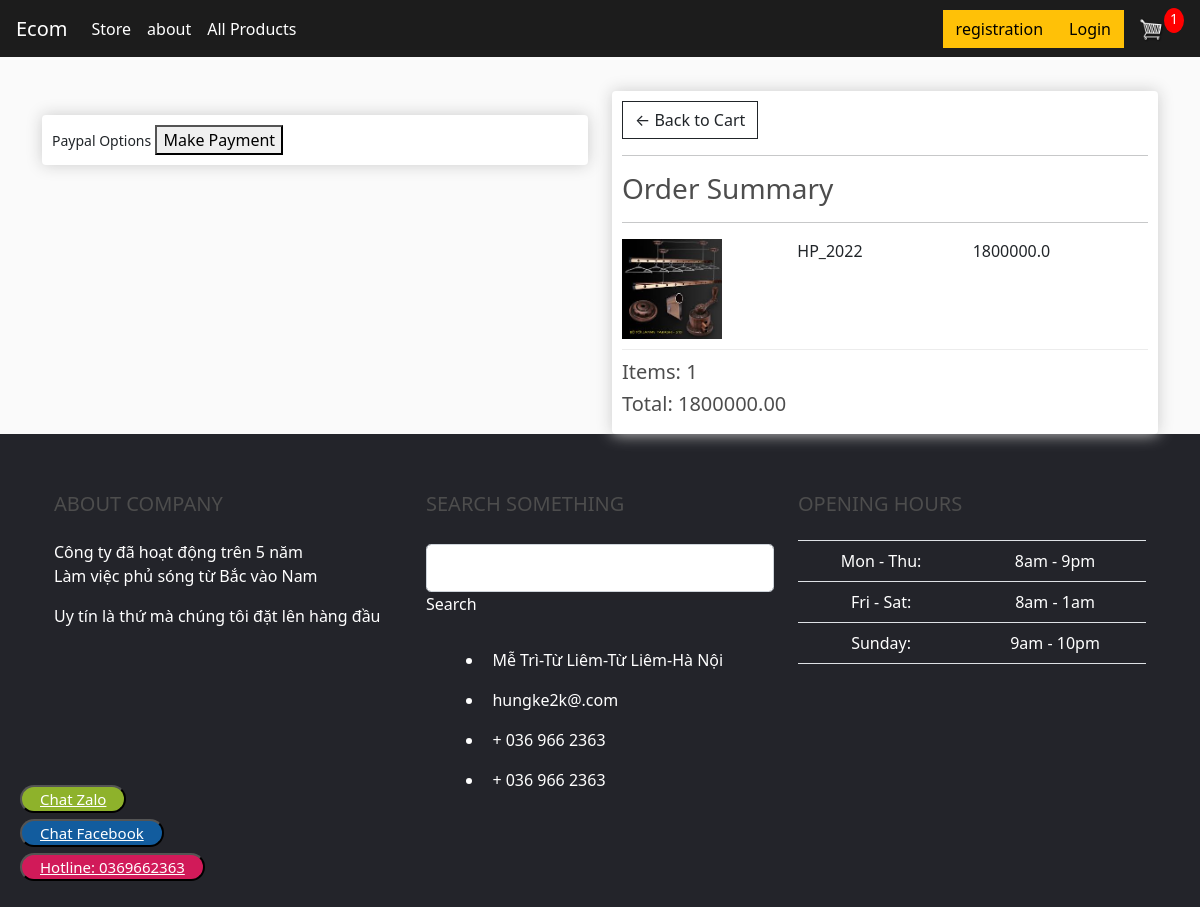
Screenshot of /checkout/ (signed in) with the database file from the repository.
### storegd/models.py (models this page shows, shortened)
class OrderItem(models.Model):
    product = models.ForeignKey(Product, on_delete=models.SET_NULL, blank = True,null=True)
    order = models.ForeignKey(Order, on_delete = models.SET_NULL, blank=True, null=True)
    quantity = models.IntegerField(default=0, null=True, blank=True)
    date_added = models.DateTimeField(auto_now_add=True)
    @property
    def get_total(self):
        total = self.product.price * self.quantity
        return total

class Product(models.Model):
    name = models.CharField(max_length=200, null=True)
    price = models.FloatField(default=False)
    digital = models.BooleanField(default=False,null=True,blank=False)
    ditail = models.CharField(max_length=250,null=True,default=True)
    image = models.ImageField(null=True,blank=True)
    @property
    def imageURL(self):
        try:
            url = self.image.url
        except:
            url = ''
        return url

class Order(models.Model):
    customer = models.ForeignKey(Customer,on_delete=models.SET_NULL,null=True,blank=True)
    date_orderd = models.DateTimeField(auto_now_add=True)
    comlete = models.BooleanField(default=False,null=True,blank=False)
    transaction_id = models.CharField(max_length=200,null=True)
    @property
    def shipping(self):
        shipping = False
        orderitems = self.orderitem_set.all()
        for i in orderitems:
            if i.product.digital == False:
                shipping = True
        return shipping
    @property
    def get_cart_total(self):
        orderitems = self.orderitem_set.all()
        total = sum([item.get_total for item in orderitems])
        return total
    @property
    def get_cart_items(self):
        orderitems = self.orderitem_set.all()
        total = sum([item.quantity for item in orderitems])
        return total

### storegd/views.py (the view)
# urls.py: path('checkout/',views.checkout, name="checkout"),
def checkout(request):
    if request.user.is_authenticated:
        customer = request.user.customer
        order, created = Order.objects.get_or_create(customer=customer, comlete=False)
        items = order.orderitem_set.all()
        cartItems = order.get_cart_items
    else:
        items = []
        order = {'get_cart_total': 0, 'get_cart_items': 0,'shipping':False}
        cartItems = order['get_cart_items']
    context = {'items': items, 'order': order,'cartItem':cartItems}
    return render(request, 'storegp/checkout.html', context)

### storegd/templates/storegp/checkout.html (shortened to what this page needs)
{% extends 'storegp/main.html' %}
{% load static %}
{% block content %}
 <div class="row">
		<div class="col-lg-6">
			<br>
			<div class="box-element hidden" id="payment-info">
				<small>Paypal Options</small>
				<button id ="make-payment"> Make Payment</button>
			</div>
		</div>
		<div class="col-lg-6">
			<div class="box-element">
				<a  class="btn btn-outline-dark" href="{% url 'cart' %}">&#x2190; Back to Cart</a>
				<hr>
				<h3>Order Summary</h3>
				<hr>
				{% for item in items %}
				<div class="cart-row">
					<div style="flex:2"><img class="row-image" src="{{ item.product.imageURL }}"></div>
					<div style="flex:2"><p>{{ item.product.name }}</p></div>
					<div style="flex:1"><p>{{ item.product.price }}</p></div>
					<div style="flex:1"><p>{{ item.quantuty }}</p></div>
				</div>
				{% endfor %}
				<h5>Items:   {{ order.get_cart_items }}</h5>
				<h5>Total:   {{ order.get_cart_total|floatformat:2 }}</h5>
			</div>
		</div>
	</div>
{% endblock content %}

### static/css/main.css (style rules this page uses)
body { background-color: hsl(0, 0%, 98%); }
h1,h2,h3,h4,h5,h6 { color:hsl(0, 0%, 30%); }
.box-element { box-shadow:hsl(0, 0%, 80%) 0 0 16px; background-color: #fff; border-radius: 4px; padding: 10px; }
.col-lg-4, .col-lg-6, .col-lg-8, .col-lg-12 { margin-top: 10px; }
.btn { border-radius: 0; }
.row-image { width: 100px; }
.cart-row { display: flex; align-items: flex-stretch; padding-bottom: 10px; margin-bottom: 10px; border-bottom: 1px solid #ececec; }

### rows the page displays
OrderItem: product.imageURL (picture), product.name "HP_2022", product.price "1800000.0"
Order: get_cart_items "1", get_cart_total "1800000.00"

### other values shown
{{ cartItem }} "1"
